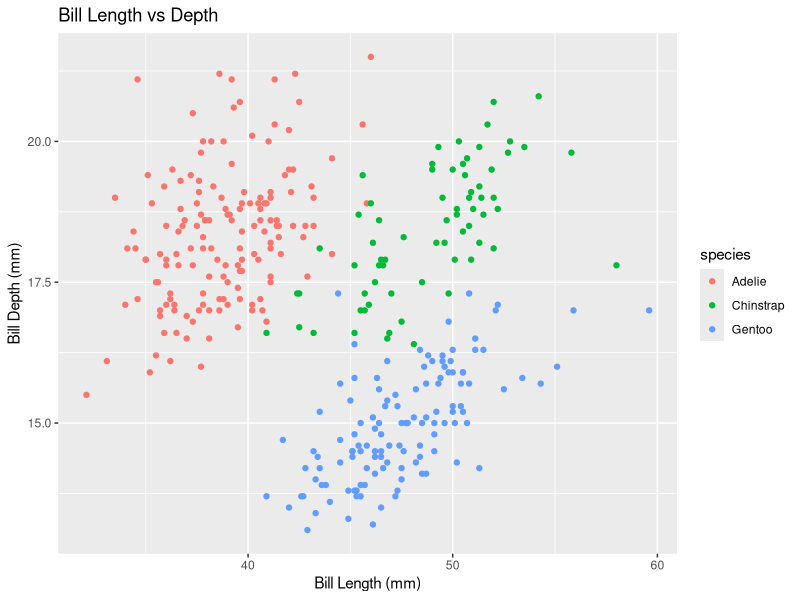
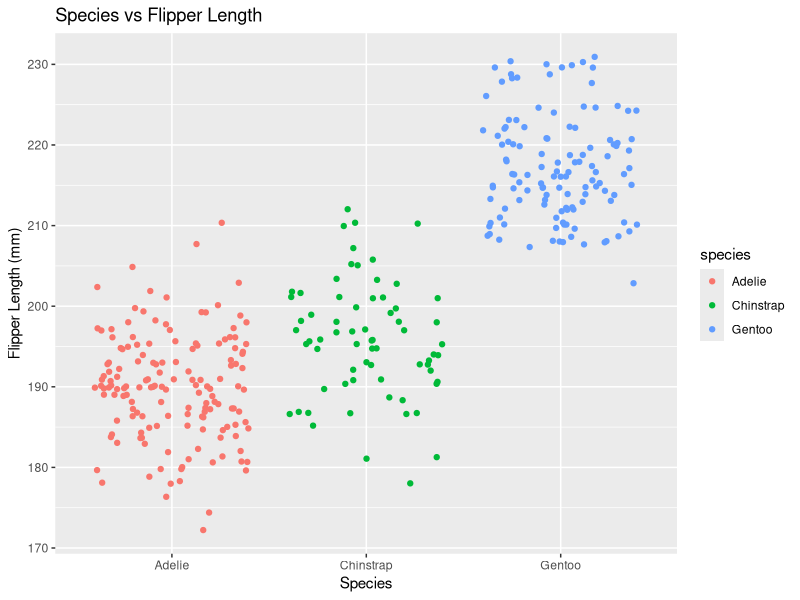

Write R code to recreate these figures, in order.
## ----setup, include=FALSE---------------------------------------------
knitr::opts_chunk$set(echo = TRUE)

library(tidyverse)
library(palmerpenguins)



## ---------------------------------------------------------------------

exp_1 <- expression(x ^ 2)
deriv_1 <- deriv(exp_1, "x")
deriv_1
x <- 3
eval(deriv_1)



## ---------------------------------------------------------------------

exp_2 <- expression(2 * (3 * a + 2) ^ 4 - 5)
deriv_2 <- deriv(exp_2, "a")
deriv_2
a <- 1.2
eval(deriv_2)




## ---------------------------------------------------------------------

exp_3 <- expression ((-4 * t) / (t ^ 2 + 1) ^ 3)
deriv_3 <- deriv(exp_3, "t")
deriv_3
t = 0
eval(deriv_3)




## ---------------------------------------------------------------------
ggplot(data = penguins, aes(x = bill_length_mm, y = bill_depth_mm)) + 
  geom_point(aes(color = species)) +
  labs(x = "Bill Length (mm)", 
       y = "Bill Depth (mm)",
       title = "Bill Length vs Depth")





## ---------------------------------------------------------------------

ggplot(data = penguins, aes(x = species, y = flipper_length_mm)) + 
  geom_jitter(aes(color = species)) +
  labs(x = "Species", 
       y = "Flipper Length (mm)",
       title = "Species vs Flipper Length")


